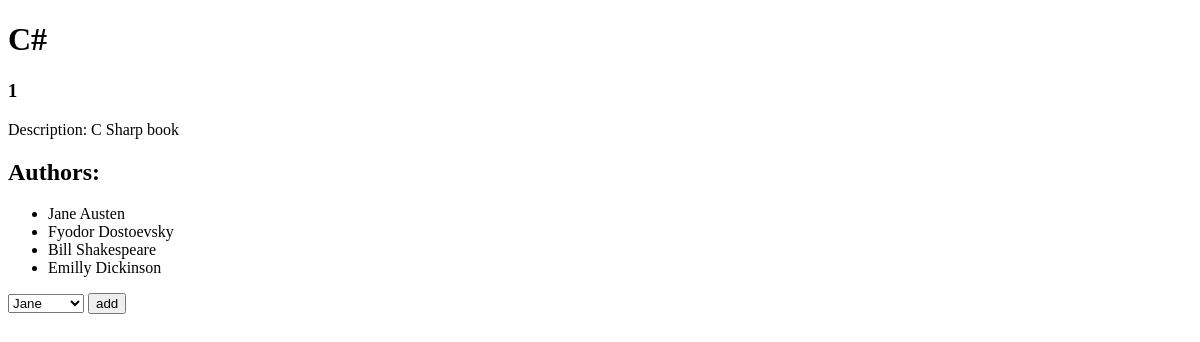
Screenshot of /books/1 with the database file from the repository.
### book_authors_app/models.py (models this page shows)
class Book(models.Model):
	title = models.CharField(max_length=255)
	desc = models.TextField()
	created_at = models.DateTimeField(auto_now_add=True)
	updated_at = models.DateTimeField(auto_now=True)

class Author(models.Model):
	first_name = models.CharField(max_length=255)
	last_name = models.CharField(max_length=255)
	books = models.ManyToManyField(Book, related_name="Authors")
	notes = models.TextField()
	created_at = models.DateTimeField(auto_now_add=True)
	updated_at = models.DateTimeField(auto_now=True)

### book_authors_app/views.py (the view)
# urls.py: path('books/<book_id>',views.view_book),
def view_book(request, book_id):
    all_authors = Author.objects.all()
    this_book = Book.objects.get(id=book_id)
    context = {
        'title': this_book.title,
        'id': this_book.id,
        'description' : this_book.desc,
        'author': this_book.Authors.all(),
        'Authors':all_authors}
    return render(request, 'result.html', context)

### book_authors_app/templates/result.html (shortened to what this page needs)
<!DOCTYPE html>
<html lang="en">
<head>
    <link rel="stylesheet" href="static/style.css">
</head>
<body>
    <h1>{{title}}</h1>
    <h3> {{id}} </h3>
    <p>Description: {{description}}</p>
    <h2>Authors: </h2>
    <ul>
        {% for i in author %}
        <li>{{ i.first_name }} {{i.last_name}} </li>
        {% endfor %}
    </ul>
    <form action="/select_author/{{id}}" method="post">
        <select class="select" name="author">
            {%for author in Authors%}
                <option  value="{{author.id}}">{{author.first_name}}</option>
            {%endfor%}
        </select>
        <input type="submit" value="add">
    </form>
</body>
</html>

### rows the page displays
Book: title "C#", desc "C Sharp book"
Author: first_name "Jane", last_name "Austen"
Author: first_name "Fyodor", last_name "Dostoevsky"
Author: first_name "Bill", last_name "Shakespeare"
Author: first_name "Emilly", last_name "Dickinson"

### other values shown
{{ id }} "1"
form field author "Jane"
